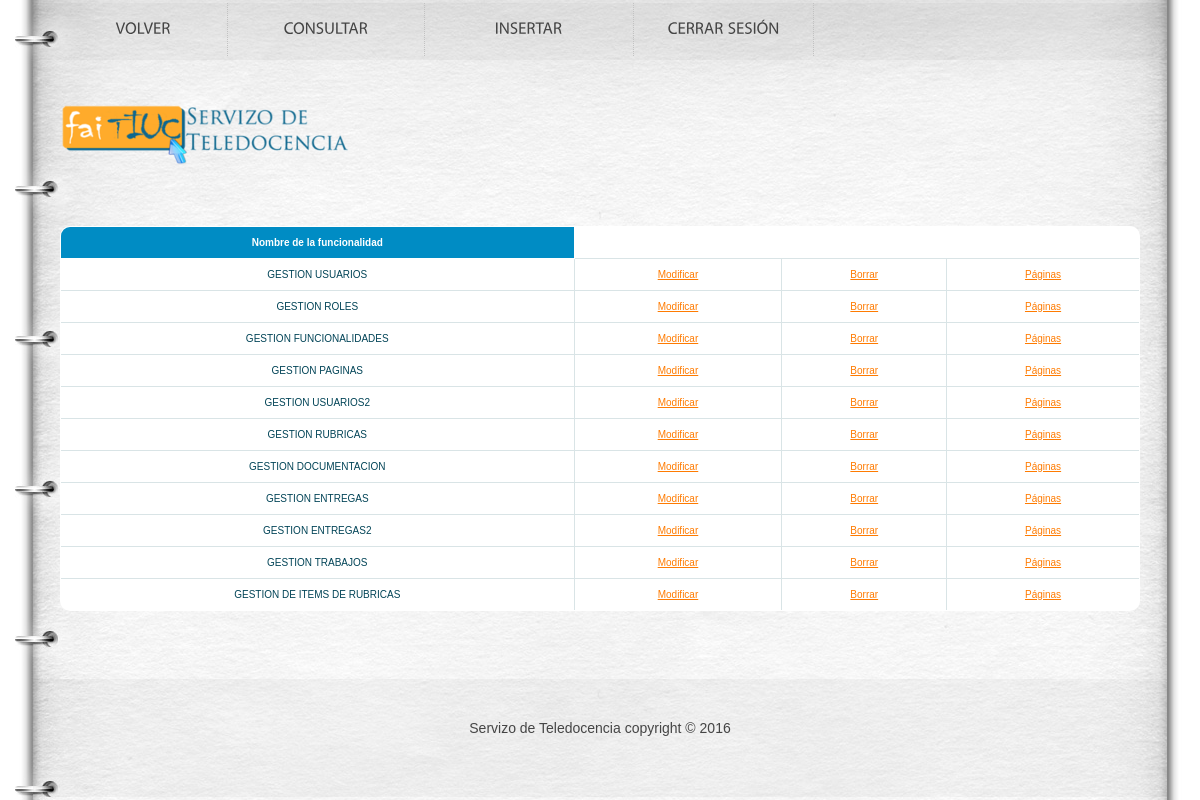
/et3_iu/Controllers/FUNCIONALIDAD_Controller.php (signed in), run on the app's committed database.
### tables this page shows
CREATE TABLE IF NOT EXISTS `FUNCIONALIDAD` (
`FUNCIONALIDAD_ID` int(10) NOT NULL,
  `FUNCIONALIDAD_NOM` varchar(80) NOT NULL
);

### et3_iu/Controllers/FUNCIONALIDAD_Controller.php (called while the page is built, shortened)
<?php
include '../Models/FUNCIONALIDAD_Model.php';
	Switch ($_REQUEST['accion']){
		default:
			if (!isset($_REQUEST['FUNCIONALIDAD_NOM'])){
				$funcionalidad = new FUNCIONALIDAD_MODEL('', '');
			}
			else {
				$rol=get_data_form();
			}
			$datos = $funcionalidad->ConsultarTodo();
			if(!tienePermisos('FUNCIONALIDAD_Show')){
				new Mensaje('No tienes los permisos necesarios','../Views/DEFAULT_Vista.php');
			}
			else {
				new FUNCIONALIDAD_Show($datos, '../Views/DEFAULT_Vista.php');
			}
	}
?>

### et3_iu/Models/FUNCIONALIDAD_Model.php (called while the page is built, shortened)
<?php
class FUNCIONALIDAD_MODEL
{
	var $mysqli;
function ConectarBD()
{
    $this->mysqli = new mysqli( "localhost", "iu2016", "iu2016", "IU2016");
}
	function ConsultarTodo()
	{
		$sql = "select * from FUNCIONALIDAD ORDER BY FUNCIONALIDAD_ID";
		if (!($resultado = $this->mysqli->query($sql))){
			return 'Error en la consulta sobre la base de datos';
		}
		else{
			$toret=array();
			$i=0;
			while ($fila= $resultado->fetch_array()) {
				$toret[$i]=$fila;
				$i++;
			}
			return $toret;
		}
	}
}
?>

### et3_iu/Views/FUNCIONALIDAD_SHOWALL_Vista.php (the view, shortened to what this page needs)
<?php
class FUNCIONALIDAD_Show{
	private $datos;
	private $volver;
	function __construct($array, $volver){
		$this->datos = $array;
		$this->volver = $volver;
		$this->render();
	}
	function render(){
		?>
		?> <head>
			<link rel="stylesheet" href="../css/reset.css" type="text/css" media="all">
			<link rel="stylesheet" href="../css/style.css" type="text/css" media="all">
		</head>
		<body id="page2">
		<div class="wrap">
			<header>
				<div class="container">
					<h1><a href="../Views/DEFAULT_Vista.php"></a></h1>
					<nav>
						<ul><li><?php echo '<a href=\'' . $this->volver . "' class='m5'>" . $strings['Volver'] . " </a>"; ?></li>
							<li><a href='./FUNCIONALIDAD_Controller.php?accion=<?php echo $strings['Consultar']?>'class="m4"><?php echo $strings['Consultar']?></a></li>
							<li><a href='./FUNCIONALIDAD_Controller.php?accion=<?php echo $strings['Insertar'] ?>' class="m3"><?php echo $strings['Insertar']?></a></li>
							<li><a href="../Functions/Desconectar.php" class="m2"><?php echo  $strings['Cerrar Sesión']; ?></a></li>
						</ul>
					</nav>
				</div>
			</header>
			<div class="container">
				<?php
				$lista = array('FUNCIONALIDAD_NOM');
				?>
				<br><br>
				<div id="centrado"><table class="table" id="btable" border = 1>
						<tr>
							<?php
							foreach($lista as $titulo){
								echo "<th>";
								?>
								<?php
								echo $strings[$titulo];
								?>
								</th>
								<?php
							}
							?>
						</tr>
						<?php
						for ($j=0;$j<count($this->datos);$j++){
							echo "<tr>";
							foreach ($this->datos [$j] as $clave => $valor) {
								for ($i = 0; $i < count($lista); $i++) {
									if ($clave === $lista[$i]) {
										?>
										<?php
										echo "<td>";
										echo $valor;
										echo "</td>";
									}
								}
							}
							?>
							<td>
								<a href='FUNCIONALIDAD_Controller.php?FUNCIONALIDAD_NOM=<?php echo $this->datos[$j]['FUNCIONALIDAD_NOM'] . '&accion='.$strings['Modificar']; ?>'><?php echo $strings['Modificar']?></a>
							</td>
							<td>
								<a href='FUNCIONALIDAD_Controller.php?FUNCIONALIDAD_NOM=<?php echo $this->datos[$j]['FUNCIONALIDAD_NOM'] . '&accion='.$strings['Borrar']; ?>'><?php echo $strings['Borrar']?></a>
							</td>
							<td>
								<a href='FUNCIONALIDAD_Controller.php?FUNCIONALIDAD_NOM=<?php echo $this->datos[$j]['FUNCIONALIDAD_NOM'] . '&accion='.$strings['Paginas']; ?>'><?php echo $strings['Páginas']?></a>
							</td>
							<?php
							echo "<tr>";
						}
						?>
					</table></div>
			</div>
		</div>
		<footer>
			<div class="container">
				<div class="inside">
					<div class="wrapper">
						<div class="aligncenter"> Servizo de Teledocencia copyright © 2016 </div>
					</div>
				</div>
			</div>
		</footer>
		</body>
		<?php
	}
}

### et3_iu/css/style.css (style rules this page uses)
article, aside, audio, canvas, command, datalist, details, embed, figcaption, figure, footer, header, hgroup, keygen, meter, nav, output, progress, section, source, video { display:block; }
body { background:#fff; font-family:Arial, Helvetica, sans-serif; font-size:100%; line-height:1em; color:#454545; }
html, body { height:100%; }
.container { margin:0 auto; width:1080px; overflow:hidden; font-size:.875em; padding-bottom:176px; }
header { background:url(../images/header-bg.jpg) no-repeat center top; min-width:940px; }
header .container { height:194px; position:relative; padding:0; }
footer { background:url(../images/footer-bg.png) no-repeat center top; margin-top:-121px; min-width:940px; }
footer .container { height:121px; padding:0; }
.aligncenter { text-align:center; }
.wrapper { width:100%; overflow:hidden; }
.wrap { height:auto !important; height:100%; min-height:100%; background:url(../images/tail-middle.jpg) repeat-y center 194px; min-width:940px; }
#centrado { text-align: center; }
a { color:#ff7b01; outline:none; }
h1 { text-indent:-9999px; }
h1 a { width:473px; height:63px; position:absolute; left:0; top:104px; background:url(../images/logo.png) no-repeat left top; }
header nav { position:absolute; left:0; top:3px; }
header nav ul li { float:left; font-size:16px; line-height:1.2em; text-transform:uppercase; padding-right:1px; background:url(../images/divider.gif) repeat-y right top; }
header nav ul li a { color:#454545; text-decoration:none; display:block; float:left; text-align:center; padding:18px 0 20px 0; background-repeat:no-repeat; background-position:left top; }
header nav ul li a.m2 { width:179px; }
header nav ul li a.m3 { width:208px; }
header nav ul li a.m4 { width:196px; }
header nav ul li a.m5 { width:167px; }
table { white-space: normal; line-height: normal; font-weight: normal; font-size: smaller; font-style: normal; color: black; text-align: center; font-variant: normal; border-color: gray; background-color: white; }
#btable { white-space: normal; line-height: normal; font-weight: normal; font-size: 10px; font-style: normal; color: black; text-align: center; font-variant: normal; border-color: gray; background-color: white; margin-left: 0px; }
#btable { width: 100%; overflow: hidden; background: #FFF; color: #024457; border-radius: 10px; border: 1px solid #008cc4; }
#btable tr { border: 1px solid #D9E4E6; }
#btable tr:nth-child(odd) { background-color: #EAF3F3; }
#btable th { display: none; border: 1px solid #FFF; background-color: #008cc4; color: #FFF; padding: 1em; }
#btable th:first-child { display: table-cell; text-align: center; }
#btable td { display: block; word-wrap: break-word; max-width: 7em; }
#btable td:first-child { display: table-cell; text-align: center; border-right: 1px solid #D9E4E6; }
@media (min-width: 480px) { #btable td { border: 1px solid #D9E4E6; } }
#btable th, #btable td { text-align: center; margin: .5em 1em; }
@media (min-width: 480px) { #btable th, #btable td { display: table-cell; padding: 1em; } }
footer .aligncenter { padding-top:39px; line-height:1.429em; }

### data on the page
funcionalidad: FUNCIONALIDAD_NOM "GESTION USUARIOS"
funcionalidad: FUNCIONALIDAD_NOM "GESTION ROLES"
funcionalidad: FUNCIONALIDAD_NOM "GESTION FUNCIONALIDADES"
funcionalidad: FUNCIONALIDAD_NOM "GESTION PAGINAS"
funcionalidad: FUNCIONALIDAD_NOM "GESTION USUARIOS2"
funcionalidad: FUNCIONALIDAD_NOM "GESTION RUBRICAS"
funcionalidad: FUNCIONALIDAD_NOM "GESTION DOCUMENTACION"
funcionalidad: FUNCIONALIDAD_NOM "GESTION ENTREGAS"
funcionalidad: FUNCIONALIDAD_NOM "GESTION ENTREGAS2"
funcionalidad: FUNCIONALIDAD_NOM "GESTION TRABAJOS"
funcionalidad: FUNCIONALIDAD_NOM "GESTION DE ITEMS DE RUBRICAS"

### other printed values
$strings[$titulo] "Nombre de la funcionalidad"
